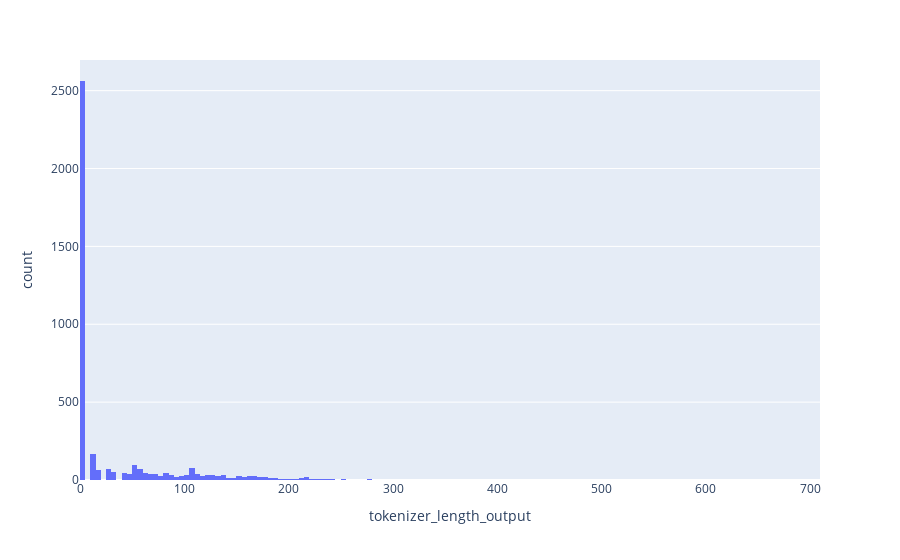

The code cell stored with this chart in its notebook:
### Code cell
fig = px.histogram(df_train, x="tokenizer_length_output")
fig.show()

### Figure 1 — Plotly figure (JSON) as saved in the notebook; plotly's stock layout.template omitted (floating-point values rounded to 4 significant figures; data arrays with more than 128 entries replaced by an {"elided": "..."} marker saying what was removed)
{"data": [{"alignmentgroup": "True", "bingroup": "x", "hovertemplate": "tokenizer_length_output=%{x}<br>count=%{y}<extra></extra>", "legendgroup": "", "marker": {"color": "#636efa", "pattern": {"shape": ""}}, "name": "", "offsetgroup": "", "orientation": "v", "showlegend": false, "type": "histogram", "x": {"elided": "4040 int values"}, "xaxis": "x", "yaxis": "y"}], "layout": {"barmode": "relative", "legend": {"tracegroupgap": 0}, "margin": {"t": 60}, "xaxis": {"anchor": "y", "domain": [0, 1], "title": {"text": "tokenizer_length_output"}}, "yaxis": {"anchor": "x", "domain": [0, 1], "title": {"text": "count"}}}}
